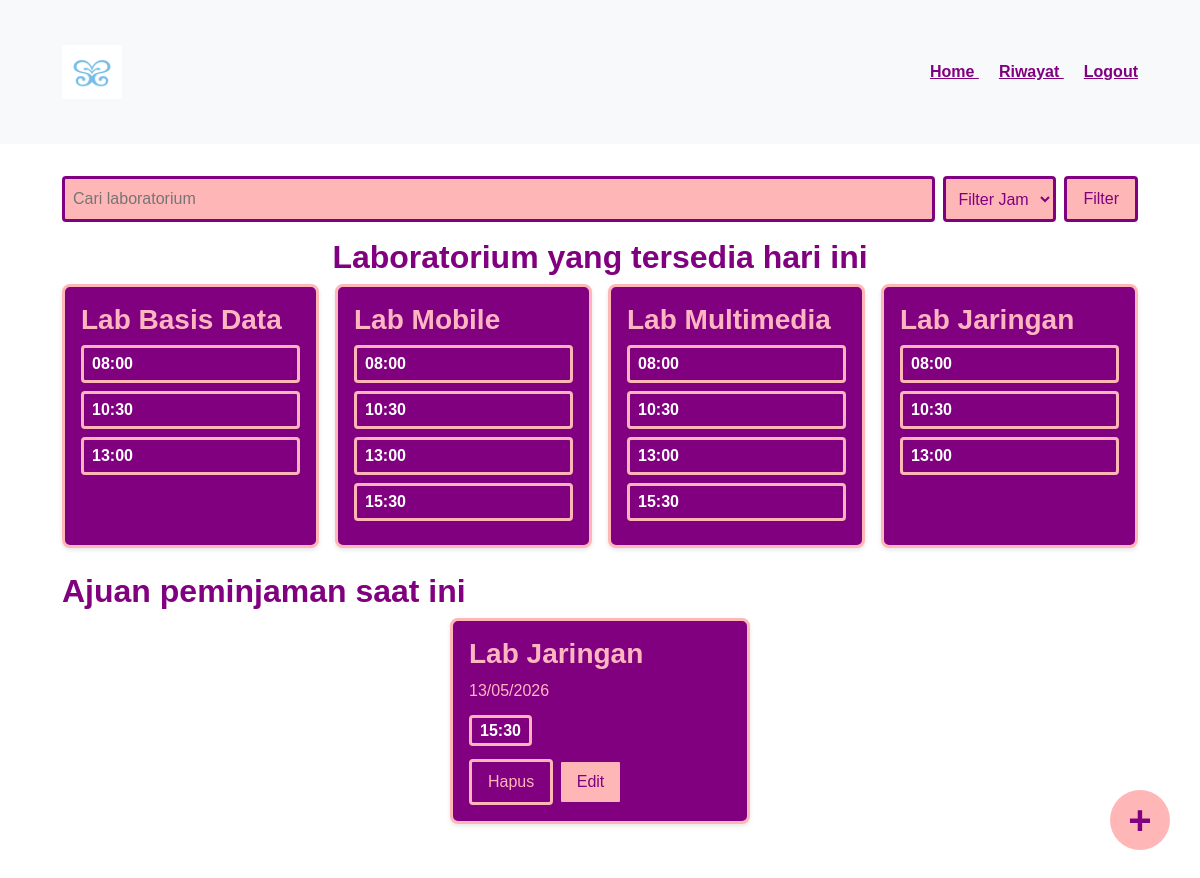
The page /home.php (signed in) on the database its author committed.
### tables this page shows
CREATE TABLE `lab` (
  `id` int(11) NOT NULL,
  `nama_lab` varchar(100) DEFAULT NULL
);

CREATE TABLE `peminjaman` (
  `id` int(11) NOT NULL,
  `idUser` int(11) DEFAULT NULL,
  `idLab` int(11) DEFAULT NULL,
  `tanggal` date DEFAULT NULL,
  `jam` varchar(10) DEFAULT NULL,
  `created_at` timestamp NOT NULL DEFAULT current_timestamp()
);

### home.php (the view, shortened to what this page needs)
<?php
include 'koneksi.php';
$search = isset($_GET['search']) ? $_GET['search'] : '';
$filter = isset($_GET['jam']) ? $_GET['jam'] : '';
$today = date('Y-m-d');
$query_lab = mysqli_query($koneksi, "
    SELECT * FROM lab
    WHERE nama_lab LIKE '%$search%'
");
$jam_list = ['08:00', '10:30', '13:00', '15:30'];
$idUser = $_SESSION['id'];
$peminjaman = mysqli_query($koneksi, "SELECT peminjaman.*,
    lab.nama_lab FROM peminjaman
    JOIN lab ON peminjaman.idLab = lab.id
    WHERE peminjaman.idUser = '$idUser'
    ORDER BY peminjaman.created_at DESC
    LIMIT 5
");
?>
<!DOCTYPE html>
<html>
<head>
    <link href="https://cdn.jsdelivr.net/npm/bootstrap@5.3.8/dist/css/bootstrap.min.css" rel="stylesheet">
    <link rel="stylesheet" href="style.css">
</head>
<body>
    <nav class="navbar bg-body-tertiary">
        <div class="container">
            <a class="navbar-brand" href="#">
                <img src="aset/Hearts2Hearts-Rude-group-logo.jpg" alt="Bootstrap" width="60" height="54">
            </a>
            <span>
                <a href="home.php" style=" color:purple; font-weight:bold;">
                    Home
                </a>
                <a href="history.php" style=" color:purple; font-weight:bold; margin-left:20px;">
                    Riwayat
                </a>
                <a href="logout.php" style=" color:purple; font-weight:bold; margin-left:20px;">
                    Logout
                </a>
            </span>
        </div>
    </nav>
    <div class="container">
        <div class="search-container">
            <form method="GET" class="search-box">
                <input type="text" name="search" placeholder="Cari laboratorium"
                    value="<?= $search; ?>">
                <select name="jam">
                    <option value="">Filter Jam</option>
                </select>
                <button type="submit">Filter</button>
            </form>
        </div>
        <h2 class="title" align="center" style="color: purple; font-weight: bold;">
            Laboratorium yang tersedia hari ini
        </h2>
        <div class="lab-container">
            <?php while ($lab = mysqli_fetch_assoc($query_lab)) : ?>
                <?php
                $slot_tersedia = [];
                foreach ($jam_list as $jam) {
                    $cek = mysqli_query($koneksi, "SELECT * FROM peminjaman
                    WHERE idLab = '$lab[id]'
                    AND tanggal = '$today'
                    AND jam = '$jam'
                ");
                    if (mysqli_num_rows($cek) == 0) {
                        if ($filter != '') {
                            if ($jam == $filter) {
                                $slot_tersedia[] = $jam;
                            }
                        } else {
                            $slot_tersedia[] = $jam;
                        }
                    }
                }
                if (count($slot_tersedia) > 0):
                ?>
                    <div class="card">
                        <h3 style="color: #FFB6C1; font-weight: bold;">
                            <?= $lab['nama_lab']; ?>
                        </h3>
                        <?php foreach ($slot_tersedia as $slot) : ?>
                            <span class="jam">
                                <?= $slot; ?>
                            </span>
                        <?php endforeach; ?>
                    </div>
                <?php endif; ?>
            <?php endwhile; ?>
        </div>
        <h2 class="title" style="color: purple; font-weight: bold;">
            Ajuan peminjaman saat ini
        </h2>
        <div class="lab-container">
            <?php while ($p = mysqli_fetch_assoc($peminjaman)) : ?>
                <div class="booking-card">
                    <h3 style="color: #FFB6C1; font-weight: bold;"><?= $p['nama_lab']; ?></h3>
                    <p style="color: #FFB6C1;">
                        <?= date('d/m/Y', strtotime($p['tanggal'])); ?>
                    </p>
                    <span class="jam">
                        <?= $p['jam']; ?>
                    </span>
                    <br>
                    <div class="button">
                        <a href="delete.php?id=<?= $p['id']; ?>" class="btn btn-cancel" onclick="return confirm('Yakin hapus?')">
                            Hapus
                        </a>
                        <a href="edit.php?id=<?= $p['id']; ?>" class="btn btn-submit">
                            Edit
                        </a>
                    </div>
                </div>
            <?php endwhile; ?>
        </div>
    </div>
    <a href="add.php" class="plus">
        +
    </a>
</body>
</html>

### style.css (style rules this page uses)
body { margin: 0; padding: 0; font-family: Arial, sans-serif; background-color: white; min-height: 100vh; justify-content: center; align-items: center; }
.container { padding: 32px; }
.search-box { display: flex; margin-bottom: 16px; }
.search-box input, .search-box select { background-color: #FFB6b6; padding: 8px; margin-right: 8px; border: 3px solid purple; border-radius: 4px; color: purple; }
.search-box input { width: 100%; }
.search-box button { background-color: #FFB6b6; color: purple; padding: 8px 16px; border: purple solid 3px; border-radius: 4px; cursor: pointer; }
.lab-container { display: flex; margin-bottom: 24px; gap: 16px; justify-content: center; }
.card { width: 300px; background-color: purple; padding: 16px; border-radius: 8px; box-shadow: 0 2px 4px rgba(0, 0, 0, 0.1); border: 3px solid #FFB6b6; }
.jam { background-color: purple; border: 3px solid #FFB6b6; padding: 4px 8px; border-radius: 4px; color: white; font-weight: bold; margin-bottom: 8px; }
.booking-card { width: 300px; background-color: purple; padding: 16px; border-radius: 8px; box-shadow: 0 2px 4px rgba(0, 0, 0, 0.1); border: 3px solid #FFB6b6; }
.btn-cancel { display: inline-block; background-color: purple; color: #ffb6b6; padding: 8px 16px; border: #ffb6b6 solid 3px; border-radius: 4px; cursor: pointer; text-decoration: none; }
.btn-submit { display: inline-block; background-color: #ffb6b6; color: purple; padding: 8px 16px; border: purple solid 3px; border-radius: 4px; cursor: pointer; text-decoration: none; }
.button { margin-top: 16px; }
.plus { position: fixed; right: 30px; bottom: 30px; width: 60px; height: 60px; border-radius: 50%; background: #ffb6b6; color: purple; text-align: center; line-height: 60px; font-size: 40px; text-decoration: none; font-weight: bold; }

### rows shown on the page
lab: nama_lab "Lab Basis Data", slot "08:00", slot "10:30", slot "13:00"
lab: nama_lab "Lab Mobile", slot "08:00", slot "10:30", slot "13:00", slot "15:30"
lab: nama_lab "Lab Multimedia", slot "08:00", slot "10:30", slot "13:00", slot "15:30"
lab: nama_lab "Lab Jaringan", slot "08:00", slot "10:30", slot "13:00"
peminjaman: idLab.nama_lab "Lab Jaringan", tanggal "13/05/2026", jam "15:30"
